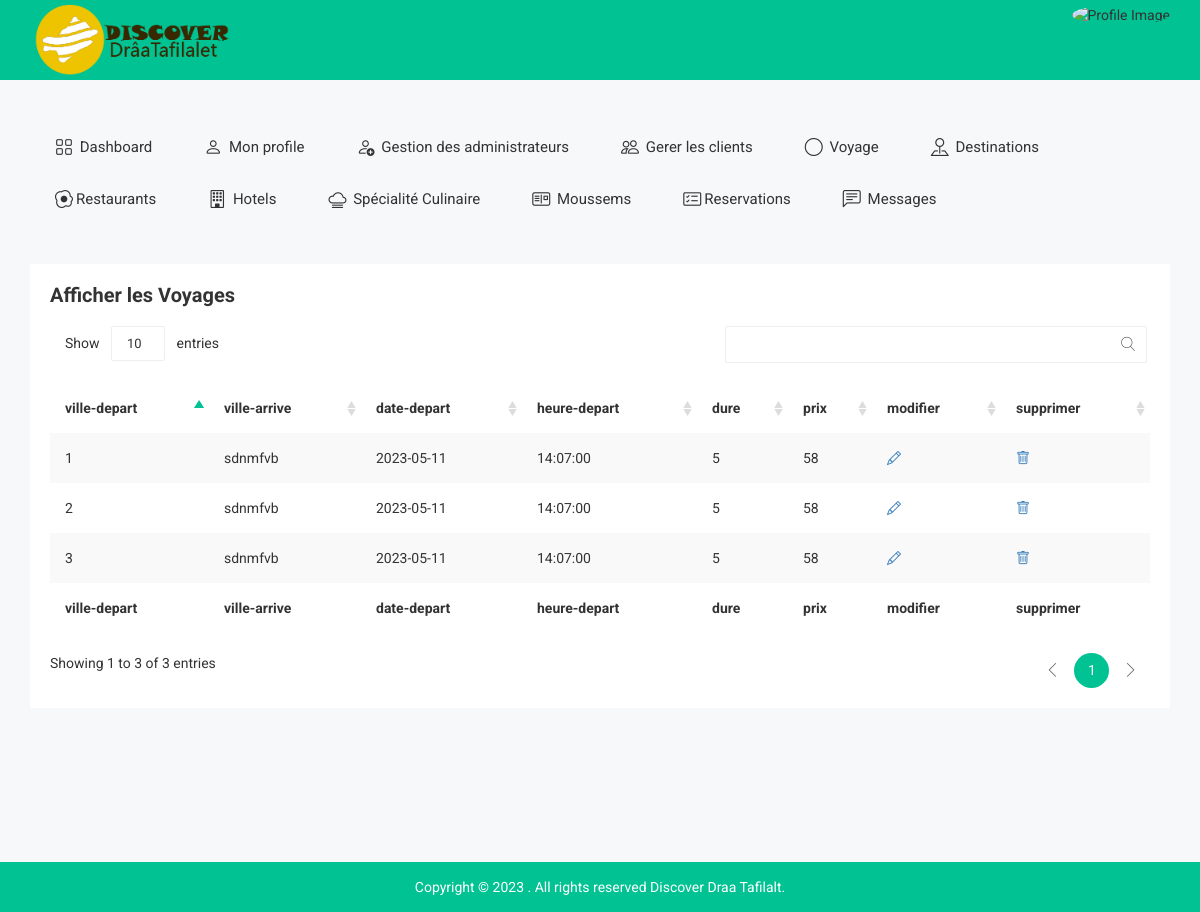
Page /affiche-voyage.php (signed in) on the committed database.
### tables this page shows
CREATE TABLE `voyage` (
  `id-cer` int(11) NOT NULL,
  `ville-depart` varchar(255) NOT NULL,
  `ville-arrive` varchar(255) NOT NULL,
  `trajet` varchar(10000) NOT NULL,
  `date-depart` date NOT NULL,
  `heure-depart` time NOT NULL,
  `dure` int(255) NOT NULL,
  `img` varchar(1000) NOT NULL,
  `carte` varchar(1000) NOT NULL,
  `prix` decimal(65,0) NOT NULL,
  `date-res` date NOT NULL,
  `date-creation` date NOT NULL
);

### affiche-voyage.php (the view, shortened to what this page needs)
<?php
include 'connection.php';
$sql = 'SELECT *
		FROM Voyage';
 $statement = $pdo->query($sql);
 $publishers = $statement->fetchAll(PDO::FETCH_ASSOC);
?>
<!doctype html>
<html class="no-js" lang="">
<head>
    <link rel="stylesheet" href="https://cdn.jsdelivr.net/npm/bootstrap-icons@1.10.5/font/bootstrap-icons.css">
        <link rel="stylesheet" href="css/bootstrap.min.css">
        <link rel="stylesheet" href="css/font-awesome.min.css">
        <link rel="stylesheet" href="css/owl.carousel.css">
        <link rel="stylesheet" href="css/owl.theme.css">
        <link rel="stylesheet" href="css/owl.transitions.css">
        <link rel="stylesheet" href="css/meanmenu/meanmenu.min.css">
        <link rel="stylesheet" href="css/animate.css">
        <link rel="stylesheet" href="css/normalize.css">
        <link rel="stylesheet" href="css/wave/waves.min.css">
        <link rel="stylesheet" href="css/wave/button.css">
        <link rel="stylesheet" href="css/scrollbar/jquery.mCustomScrollbar.min.css">
        <link rel="stylesheet" href="css/notika-custom-icon.css">
        <link rel="stylesheet" href="css/jquery.dataTables.min.css">
        <link rel="stylesheet" href="css/main.css">
        <link rel="stylesheet" href="style.css">
        <link rel="stylesheet" href="css/responsive.css">
</head>
<body>
   <div class="header-top-area">
    <?php include 'tophead.php' ?>
</div>
    <div class="main-menu-area mg-tb-40">
    </div>
    <div class="notika-status-area">
        <div class="container">
            <div class="row">
                <div class="col-lg-12 col-md-12 col-sm-12 col-xs-12">
                    <div class="data-table-list">
                        <div class="basic-tb-hd">
                            <h2>Afficher les Voyages</h2>
                        </div>
                        <div class="table-responsive">
                            <table id="data-table-basic" class="table table-striped">
                                <thead>
                                    <tr>
                                        <th>ville-depart</th>
                                        <th>ville-arrive</th>
                                        <th>date-depart	</th>
                                        <th>heure-depart</th>
                                        <th>dure</th>
                                        <th>prix</th>
                                        <th>modifier</th>
                                        <th>supprimer</th>
                                    </tr>
                                </thead>
                                <tbody>
                                <?php
                                if ($publishers) {
                                    foreach ($publishers as $publisher) {?>
                                        <tr>
                                        <td><?php  echo $publisher['ville-depart'] ?></td>
                                        <td><?php  echo $publisher['ville-arrive'] ?></td>
                                        <td><?php echo $publisher['date-depart'] ?></td>
                                        <td><?php echo $publisher['heure-depart'] ?></td>
                                        <td><?php echo $publisher['dure'] ?></td>
                                        <td><?php echo $publisher['prix'] ?></td>
                                        <td><a href="update-voyage.php?modi=<?php echo $publisher['id-cer'] ?>"> <i class="bi bi-pencil"></i></a></td>
                                        <td><a href="delete-voyage.php?id=<?php echo $publisher['id-cer'] ?>"><i class="bi bi-trash"></i></a></td>
                                    </tr>
                               <?php }}
                                ?>
                                </tbody>
                                <tfoot>
                                    <tr>
                                    <th>ville-depart</th>
                                        <th>ville-arrive</th>
                                        <th>date-depart	</th>
                                        <th>heure-depart</th>
                                        <th>dure</th>
                                        <th>prix</th>
                                        <th>modifier</th>
                                        <th>supprimer</th>
                                    </tr>
                                </tfoot>
                            </table>
                        </div>
                    </div>
                </div>
            </div>
        </div>
    </div>
    <div class="footer-copyright-area">
        <div class="container">
            <div class="row">
                <div class="col-lg-12 col-md-12 col-sm-12 col-xs-12">
                    <div class="footer-copy-right">
                        <p>Copyright © 2023
. All rights reserved Discover Draa Tafilalt.</p>
                    </div>
                </div>
            </div>
        </div>
    </div>
</body>
</html>

### css/main.css (style rules this page uses)
html { color: #222; font-size: 1em; line-height: 1.4; }

### rows in the picture
voyage: value "1", value "sdnmfvb", value "2023-05-11", value "14:07:00", dure "5", prix "58"
voyage: value "2", value "sdnmfvb", value "2023-05-11", value "14:07:00", dure "5", prix "58"
voyage: value "3", value "sdnmfvb", value "2023-05-11", value "14:07:00", dure "5", prix "58"
